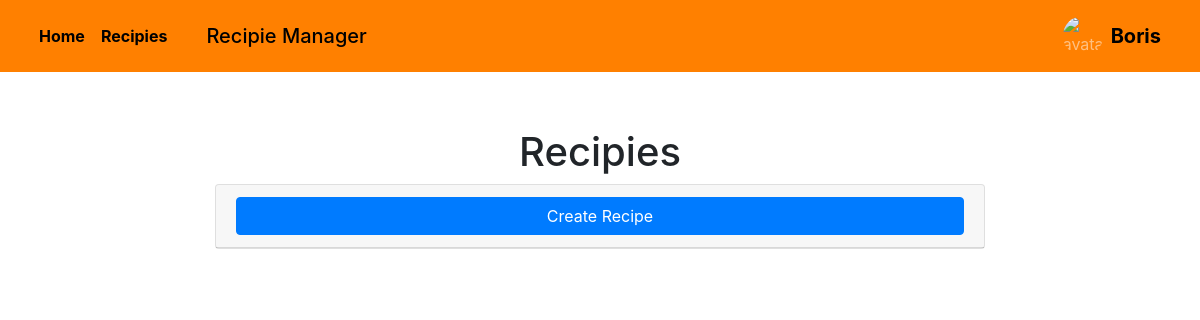
The app's page /recipies/ (signed in), older data.
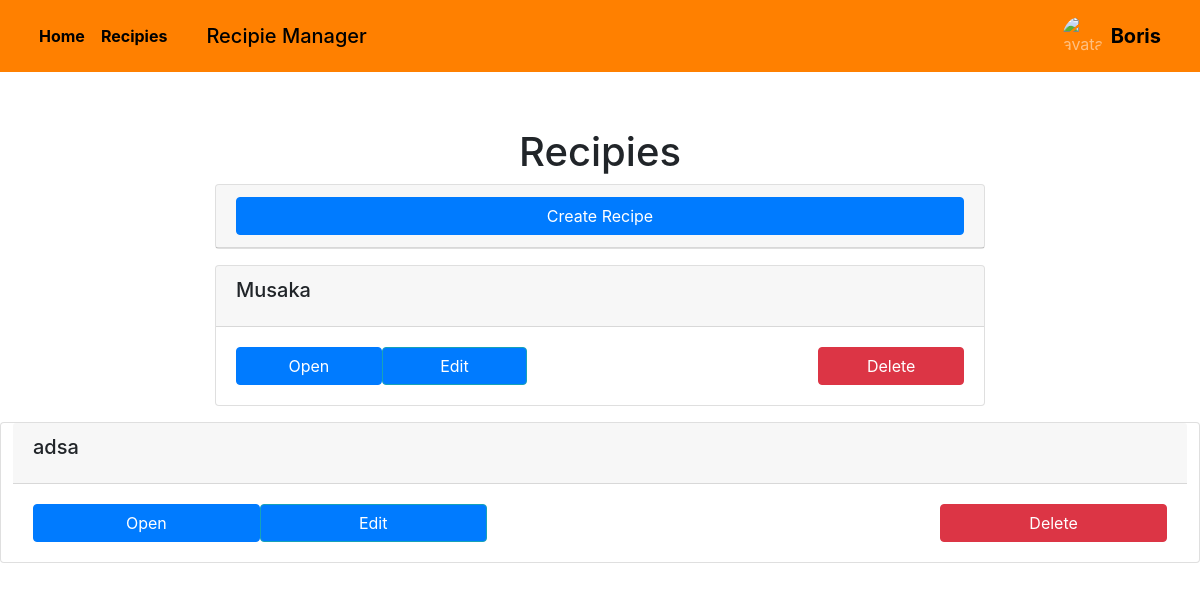
The same page, newer data.
### users/models.py (models this page shows)
class User(AbstractUser):
    app_label = "users"
    username = models.CharField(max_length=100, unique=True)
    email = models.CharField(max_length=100, unique=True)
    picture = models.ImageField(default="")

### recipies/models.py (models this page shows, shortened)
class Recipies(models.Model):
    user = models.ForeignKey(User, on_delete=models.CASCADE)
    recipe_name = models.CharField(max_length=100)
    ingredients = models.TextField()
    cooking_time = models.CharField(max_length=100)
    cooking_instructions = models.TextField()

### recipies/views.py (the view)
# urls.py: path("recipies/", recipies_views.Recipe, name="recipies"),
@login_required(login_url="login")
def Recipe(request):
    recipies = Recipies.objects.filter(user=request.user)
    return render(request, "recipies/recipies.html", {"recipies": recipies})

### recipies/templates/recipies/recipies.html (shortened to what this page needs)
{% extends "recipies/base.html" %}
{% block content %}
<body>
  <div class="container-fluid">
    <div class="row justify-content-center" style="padding-top: 2rem;">
        <div class="col-lg-8">
            <h1 class="text-center">Recipies</h1>
            <div class="card custom-card mb-3">
                <div class="card-header">
                    <a href="{% url 'add-recipe' %}" class="btn btn-primary btn-block" >Create Recipe</a>
                </div>
            </div>
            {% for recipie in recipies %}
            {% if request.user == recipie.user %}
            <div class="card custom-card mb-3">
                <div class="card-header">
                    <h5 class="card-title">{{recipie.recipe_name}}</h5>
                </div>
                <div class="card-body d-flex">
                    <button type="button" class="btn btn-primary download-btn" data-toggle="modal" data-target="#myModal{{recipie.id}}" style="width: 20%;">Open</button>
                    <a href="{% url 'edit-recipe' recipie.id %}" class="btn btn-info bg-primary" style="width: 20%;">Edit</a>
                        <button type="button" class="btn btn-danger download-btn" data-toggle="modal" data-target="#myModal2{{recipie.id}}" style="width: 20%;">Delete</button>
                    </div>
                </div>
            </div>
            {% endif %}
            {% endfor %}
        </div>
    </div>
  </div>
</body>
{% endblock content %}

### recipies/templates/recipies/base.html (shortened to what this page needs)
<!DOCTYPE html>
<html>
    <head>
        <link href="https://cdn.jsdelivr.net/npm/bootstrap@5.3.3/dist/css/bootstrap.min.css" rel="stylesheet">
        <link href="https://maxcdn.bootstrapcdn.com/bootstrap/4.5.2/css/bootstrap.min.css" rel="stylesheet">
    </head>
    <body>
        {% include "recipies/navbar.html" %}
        {% block content %}{% endblock content %}
    </body>
</html>

### recipies/templates/recipies/navbar.html (shortened to what this page needs)
{% block content %}
<nav class="navbar navbar-expand-lg navbar-dark bg-body-tertiary-dark bg-dark fixed-top">
  <div class="container-fluid">
    <div class="collapse navbar-collapse" id="navbarSupportedContent">
      {% if request.user.is_authenticated %}
      <ul class="navbar-nav me-auto mb-2 mb-lg-0">
        <li class="nav-item">
          <a class="nav-link active" aria-current="page" href="{% url 'home' %}" style="color: black; font-weight: bold;">Home</a>
        </li>
        <li class="nav-item">
          <a class="nav-link" href="{% url 'recipies' %}" style="color: black; font-weight: bold;">Recipies</a>
        </li>
    </ul>
    <nav class="navbar bg-body-tertiary bg-dark" >
        <div class="container-fluid" >
            <span class="navbar-brand mb-0 h1" >Recipie Manager</span>
        </div>
    </nav>
    <div class="collapse navbar-collapse" id="navbarSupportedContent">
        <ul class="navbar-nav ms-auto mb-2 mb-lg-0">
            <li class="nav-item dropdown">
                <a class="nav-link" href="#" role="button" data-bs-toggle="dropdown" aria-expanded="false">
                    <div class="d-flex align-items-center">
                        <div class="profile-picture1 me-2">
                            <img class="img-fluid" alt="avatar" src="{{user.avatar.url}}">
                        </div>
                        <div>
                            <h5 class="mb-0" style="color: black; font-weight: bold;"">{{user.username}}</h5>
                        </div>
                    </div>
                </a>
            </li>
        </ul>
    </div>
    </div>
    {% endif %}
  </div>
</nav>
<br>
<br>
<br>
<br>
{% endblock %}

### recipies/templates/recipies/navbar.html (style rules this page uses)
.profile-picture1 { width: 40px; height: 40px; border-radius: 50%; overflow: hidden; }
.profile-picture1 img { width: 100%; height: 100%; object-fit: cover; }
.navbar-dark.bg-body-tertiary-dark { background-color: #ff8000 !important; }
.navbar-brand { background-color: #ff8000 !important; color: rgb(0, 0, 0) !important; }
.navbar.bg-body-tertiary.bg-dark { background-color: #ff8000 !important; }

Row changes from the older to the newer data that the page shows:
added Recipies: recipe_name "Musaka"
added Recipies: recipe_name "adsa", {{ recipie.id }} 2 (drawn)
